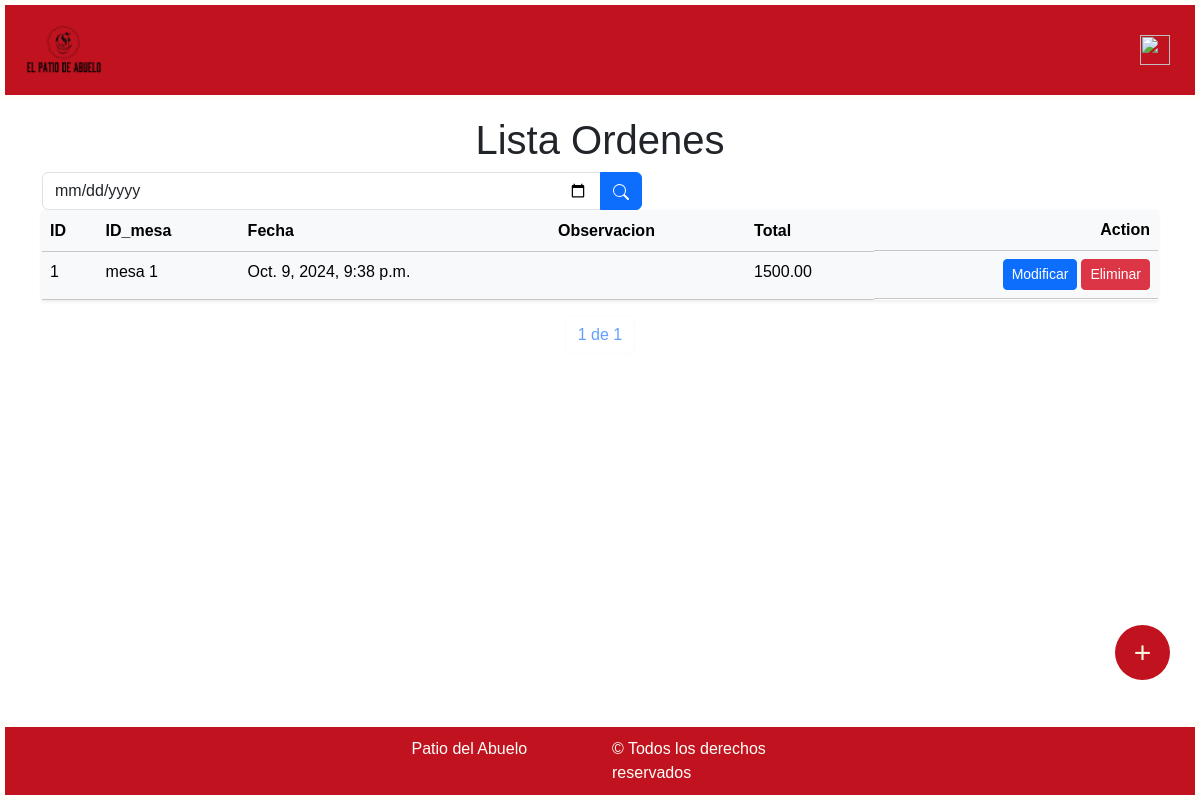
Before: /ordenes/ (signed in) with the older database file.
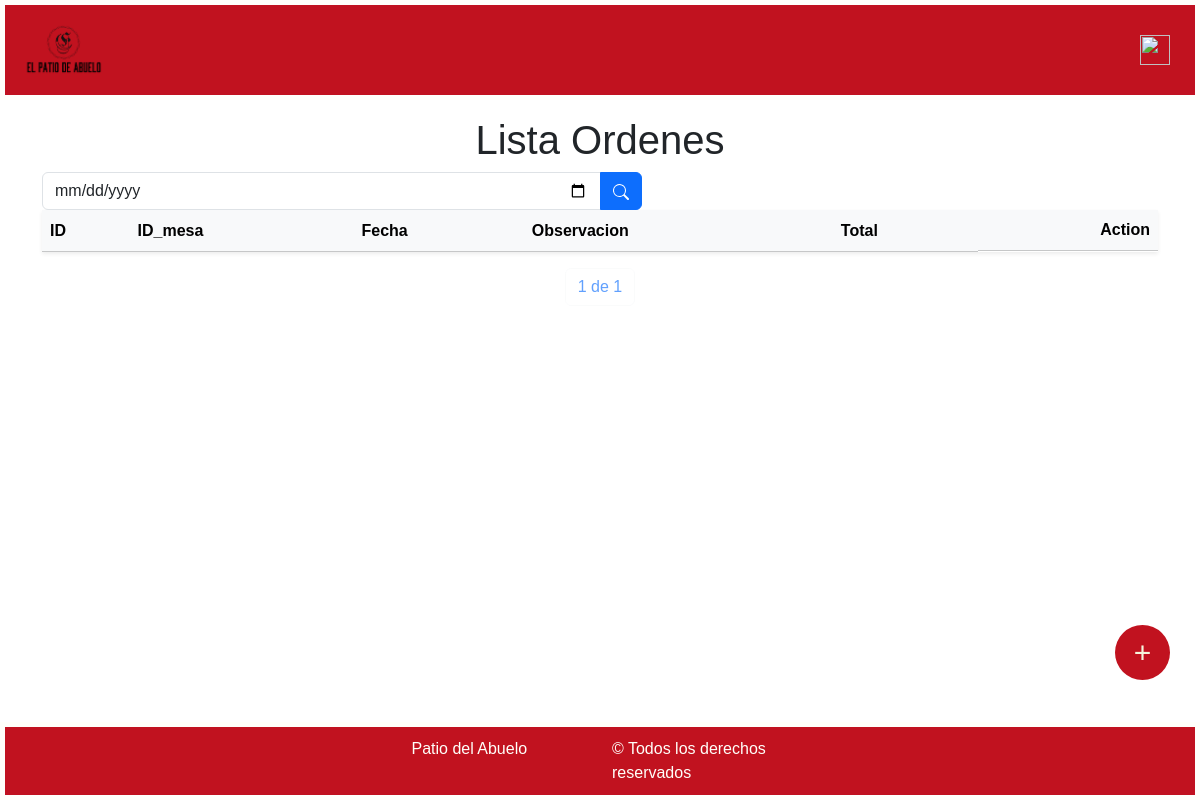
After: the same page with the newer database file.
### miAplicacion/models.py (models this page shows, shortened)
class Orden(models.Model):
    total = models.DecimalField(max_digits=15, decimal_places=2)
    observacion = models.TextField(null=True, blank=True)
    fecha = models.DateTimeField(auto_now_add=True)
    fechaModificacion = models.DateTimeField(auto_now=True)
    entregado = models.BooleanField(default=False)
    facturado = models.BooleanField(default=False)
    id_mesa = models.ForeignKey(Mesa, on_delete=models.CASCADE)
    id_carta = models.ManyToManyField(Carta, through="CartaOrden")
    id_mozo = models.ForeignKey(Mozo, on_delete=models.CASCADE)

class Mesa(models.Model):
    nombre = models.CharField(max_length=120)
    estado = models.BooleanField(default=False, null=True, blank=True)

### miAplicacion/views.py (the view)
# urls.py: path("ordenes/", login_required(views.listaOrdenes.as_view()), name="listaOrdenes"),
class listaOrdenes(ListView):
    model = Orden
    template_name = "./listas/listaOrdenes.html"
    context_object_name = 'ordenes'
    paginate_by = 2
    def get_queryset(self):
        queryset = super().get_queryset()
        query = self.request.GET.get('q')
        if query:
            queryset = queryset.filter(fecha__icontains=query)
        return queryset
    def get_context_data(self, **kwargs):
        context = super().get_context_data(**kwargs)
        context['query'] = self.request.GET.get('q', '')  # Enviar el valor de la búsqueda al contexto
        return context

### patioAbuelo/templates/listas/listaOrdenes.html (shortened to what this page needs)
{% extends "base.html" %}
{% block content %}
  <h1 style="text-align: center;" class="mt-3">Lista Ordenes</h1>
  <form method="GET" class="d-none d-md-table-cell col-md-4">
    <div class="input-group">
        <input type="date" class="form-control" name="q" value="{{ query }}" \
            placeholder="Buscar en título o descripción...">
        <button class="btn btn-primary text-light" type="submit">
            <svg xmlns="http://www.w3.org/2000/svg" width="16" height="16" fill="white" class="bi bi-search" viewBox="0 0 16 16">
                <path d="M11.742 10.344a6.5 6.5 0 1 0-1.397 1.398h-.001q.044.06.098.115l3.85 3.85a1 1 0 0 0 1.415-1.414l-3.85-3.85a1 1 0 0 0-.115-.1zM12 6.5a5.5 5.5 0 1 1-11 0 5.5 5.5 0 0 1 11 0"/>
            </svg>
        </button>
    </div>
</form>
    <table class="table table-light shadow-sm table-responsive">
        <thead class="bg-light">
          <tr>
            <th scope="col">ID</th>
            <th scope="col">ID_mesa</th>
            <th scope="col">Fecha</th>
            <th scope="col">Observacion</th>
            <th scope="col">Total</th>
            <th scope="col" class="d-flex justify-content-end">
            Action
            </th>
          </tr>
        </thead>
        <tbody>
            {% for o in ordenes %}
              <tr>
                <td>{{o.id}}</td>
                <td>{{o.id_mesa.nombre}}</td>
                <td>{{o.fecha}}</td>
                <td>{{o.observacion}}</td>
                <td>{{o.total}}</td>
                <td class="d-flex justify-content-end gap-1">
                  <button class="btn btn-sm btn-primary"><a href="/ordenes/ordenModif/{{ o.id }}" class="text-white text-decoration-none">Modificar</a></button>
                  <button class="btn btn-sm btn-danger"><a href="/ordenes/ordenBorrar/{{ o.id }}" class="text-white text-decoration-none">Eliminar</a></button>
                </td>
              </tr>
            {% endfor %}
        </tbody>
    </table>
    <div class="pagination justify-content-center">
      <span class="current-page btn btn-outline-light disabled text-primary mb-3">
          {{ page_obj.number }} de {{ page_obj.paginator.num_pages }}
      </span>
  </div>
    <a href={% url "ordenNueva" %} class="customButton">+</a>
{% endblock %}

Changed rows visible on the page:
removed Orden: id "1", id_mesa.nombre "mesa 1", fecha "Oct. 9, 2024, 9:38 p.m.", total "1500.00"
